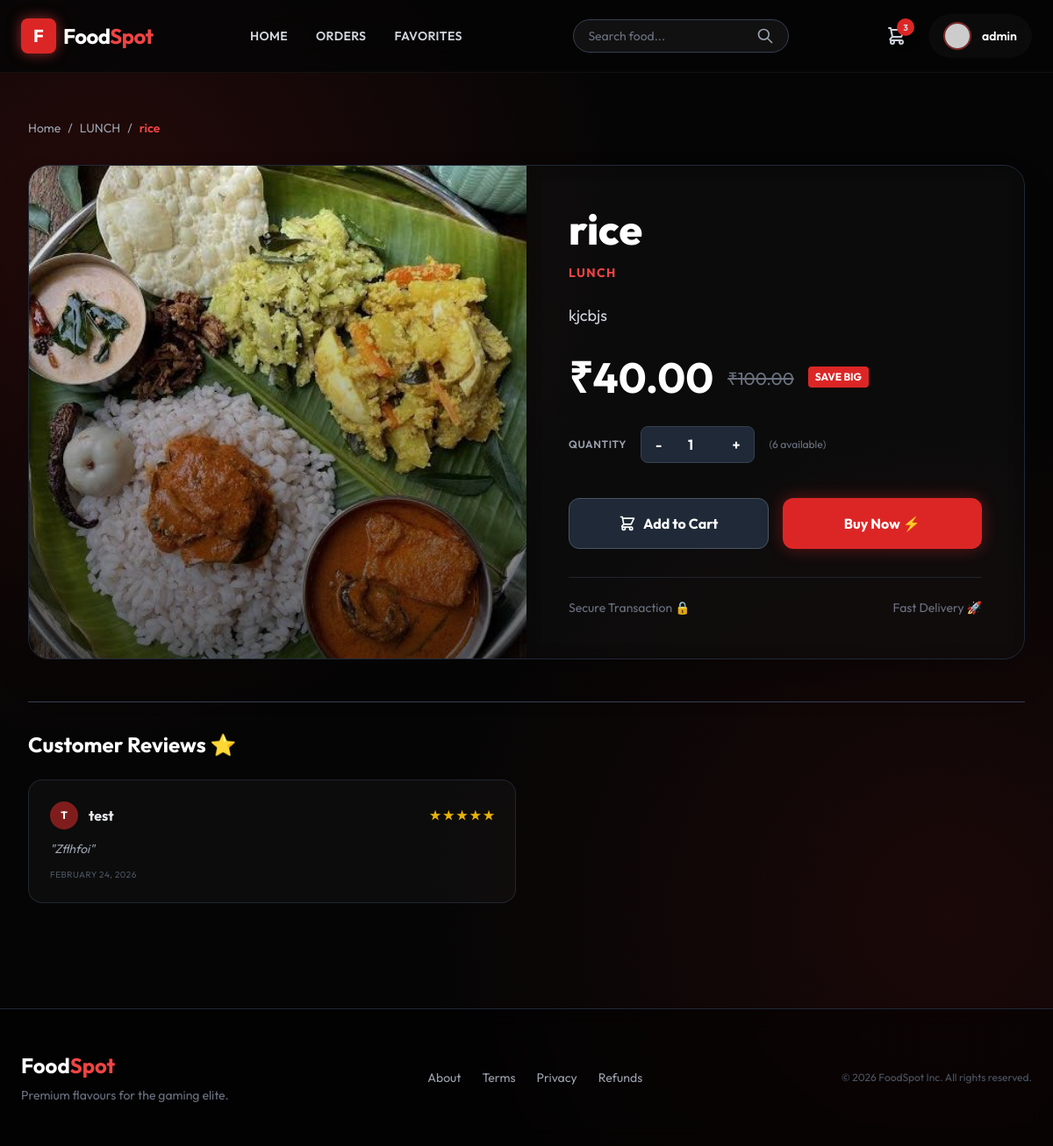
The app's page /product/2/ (signed in) with its own data.
### menu/models.py (models this page shows, shortened)
class Product(models.Model):
    category = models.ForeignKey(Category, on_delete=models.CASCADE)
    name = models.CharField(max_length=150, null=False, blank=False)
    product_image = models.ImageField(upload_to='images', null=True, blank=True)
    quantity = models.IntegerField(null=False, blank=False, default=0)
    original_price = models.DecimalField(max_digits=10, decimal_places=2, null=False)
    selling_price = models.DecimalField(max_digits=10, decimal_places=2, null=False)
    description = models.TextField(max_length=300, null=False)
    is_veg = models.BooleanField(default=False)

class Category(models.Model):
    name = models.CharField(max_length=200, null=False, blank=False)
    description = models.TextField(max_length=200, null=False, blank=False)
    image = models.ImageField(upload_to='images', null=True)
    status = models.BooleanField(default=False)

class Review(models.Model):
    user = models.ForeignKey(User, on_delete=models.CASCADE)
    product = models.ForeignKey(Product, on_delete=models.CASCADE)
    order = models.ForeignKey(Order, on_delete=models.CASCADE, null=True, blank=True)
    rating = models.IntegerField(default=5)
    comment = models.TextField(max_length=500)
    date = models.DateTimeField(auto_now_add=True)

### menu/views.py (the view)
# urls.py: path("product/<int:pk>/", ProductDetailView.as_view(), name="product_detail"),
@method_decorator(never_cache, name="dispatch")
class ProductDetailView(View):
    def get(self, request, pk):
        product = Product.objects.get(id=pk)
        top_reviews = Review.objects.filter(product=product).select_related('user').order_by('-rating', '-date')[:5]
        similar_products = Product.objects.filter(
            category=product.category,
            quantity__gt=0
        ).exclude(id=product.id)[:8]
        return render(request, "menu/p_detail.html", {
            "data": product,
            "top_reviews": top_reviews,
            "similar_products": similar_products,
        })

### menu/templates/menu/p_detail.html (shortened to what this page needs)
{% extends "menu/base.html" %}
{% block content %}
<div class="max-w-6xl mx-auto py-10">
    <div class="mb-8 flex items-center space-x-2 text-sm text-gray-400">
        <a href="{% url 'home' %}" class="hover:text-white transition">Home</a>
        <span>/</span>
        <a href="{% url 'category_detail' data.category.id %}" class="hover:text-white transition">
            {{ data.category.name }}</a>
        <span>/</span>
        <span class="text-red-500 font-semibold">{{ data.name }}</span>
    </div>
    <div class="glass rounded-3xl overflow-hidden shadow-2xl border border-gray-800">
        <div class="grid grid-cols-1 md:grid-cols-2">
            <div class="relative h-[400px] md:h-auto bg-gray-900 group overflow-hidden">
                {% if data.product_image %}
                <img src="{{ data.product_image.url }}"
                    class="absolute inset-0 w-full h-full object-cover transform group-hover:scale-110 transition duration-1000">
                {% endif %}
                <div class="absolute inset-0 bg-gradient-to-t from-black/60 to-transparent"></div>
            </div>
            <div class="p-8 md:p-12 flex flex-col justify-center bg-black/40 backdrop-blur-md">
                <h1 class="text-4xl md:text-5xl font-extrabold text-white mb-4 leading-tight">{{ data.name }}</h1>
                <p class="text-red-500 text-sm font-bold uppercase tracking-widest mb-6">{{ data.category.name }}</p>
                <div class="mb-8">
                    <p class="text-gray-300 text-lg leading-relaxed">{{ data.description }}</p>
                </div>
                <div class="flex items-end gap-4 mb-8">
                    <div class="text-5xl font-bold text-white">₹{{ data.selling_price }}</div>
                    {% if data.selling_price < data.original_price %} <div
                        class="text-xl text-gray-500 line-through mb-2">₹{{ data.original_price }}
                </div>
                <span class="bg-red-600 text-white text-xs font-bold px-2 py-1 rounded mb-3">SAVE BIG</span>
                {% endif %}
            </div>
            <div class="space-y-6">
                <div class="flex items-center space-x-4">
                    <label class="text-gray-400 font-semibold uppercase text-xs tracking-wider">Quantity</label>
                    <div class="flex items-center bg-gray-800 rounded-lg border border-gray-700">
                        <button onclick="updateQty(-1)"
                            class="px-4 py-2 hover:bg-gray-700 text-white font-bold transition">-</button>
                        <input type="number" id="qty-input" value="1" min="1" max="{{ data.quantity }}" readonly
                            class="w-12 bg-transparent text-center text-white font-bold border-none focus:ring-0 appearance-none">
                        <button onclick="updateQty(1)"
                            class="px-4 py-2 hover:bg-gray-700 text-white font-bold transition">+</button>
                    </div>
                    <span class="text-gray-500 text-xs">({{ data.quantity }} available)</span>
                </div>
                {% if data.quantity > 0 %}
                <div class="grid grid-cols-2 gap-4 pt-4">
                    <a href="#" onclick="addToCart(event)"
                        class="flex items-center justify-center gap-2 bg-gray-800 hover:bg-gray-700 text-white font-bold py-4 rounded-xl border border-gray-600 hover:border-white transition group focus:scale-95">
                        Add to Cart
                    </a>
                    <a href="#" onclick="buyNow(event)"
                        class="flex items-center justify-center gap-2 bg-red-600 hover:bg-red-700 text-white font-bold py-4 rounded-xl shadow-[0_0_20px_rgba(220,38,38,0.4)] hover:shadow-[0_0_30px_rgba(220,38,38,0.6)] transition focus:scale-95">
                        Buy Now ⚡
                    </a>
                </div>
                {% else %}
                <div
                    class="w-full bg-gray-800 text-gray-400 font-bold py-4 rounded-xl text-center border border-gray-700 cursor-not-allowed">
                    Out of Stock ❌
                </div>
                {% endif %}
            </div>
            <div class="mt-8 pt-6 border-t border-gray-700/50 flex items-center justify-between text-sm text-gray-500">
                <span>Secure Transaction 🔒</span>
                <span>Fast Delivery 🚀</span>
            </div>
        </div>
    </div>
</div>
<div class="mt-12 border-t border-gray-700 pt-8">
    <h3 class="text-2xl font-bold text-white mb-6">Customer Reviews ⭐</h3>
    {% if data.review_set.all %}
    <div class="grid grid-cols-1 md:grid-cols-2 gap-6">
        {% for review in data.review_set.all|dictsortreversed:"date"|slice:":5" %}
        <div class="glass p-6 rounded-2xl border border-gray-700/50">
            <div class="flex justify-between items-center mb-3">
                <div class="flex items-center gap-3">
                    <div class="w-8 h-8 rounded-full bg-red-900 flex items-center justify-center text-xs font-bold">
                        {{review.user.username|slice:":1"|upper }}</div>
                    <span class="font-bold text-gray-200">{{ review.user.username }}</span>
                </div>
                <span class="text-yellow-500 font-bold text-sm">
                    {% for i in "12345" %}
                    {% if forloop.counter <= review.rating %} ★ {% else %} ☆ {% endif %} {% endfor %} </span>
            </div>
            <p class="text-gray-400 italic text-sm">"{{ review.comment }}"</p>
            <p class="text-gray-600 text-[10px] mt-3 uppercase tracking-wider">{{ review.date|date:"F d, Y" }}</p>
        </div>
        {% endfor %}
    </div>
    {% else %}
    <p class="text-gray-500 italic">No reviews yet for this product.</p>
    {% endif %}
</div>
</div>
{% endblock %}

### menu/templates/menu/base.html (shortened to what this page needs)
{% load static %}
<!DOCTYPE html>
<html lang="en">
<head>
    <script src="https://cdn.tailwindcss.com"></script>
</head>
<body class="flex flex-col min-h-screen">
    <nav class="glass-nav fixed w-full z-50 transition-all duration-300">
        <div class="max-w-7xl mx-auto px-6 py-4 flex justify-between items-center">
            <a href="{% url 'home' %}" class="flex items-center gap-2 group">
                <div
                    class="w-10 h-10 bg-red-600 rounded-lg flex items-center justify-center transform group-hover:rotate-12 transition duration-300 shadow-[0_0_15px_rgba(239,68,68,0.6)]">
                    <span class="text-white font-bold text-xl">F</span>
                </div>
                <span class="text-2xl font-bold tracking-tight group-hover:text-red-500 transition">Food<span
                        class="text-red-500">Spot</span></span>
            </a>
            {% if user.is_authenticated %}
            <div class="hidden md:flex items-center space-x-8 text-sm font-semibold uppercase tracking-wide">
                <a href="{% url 'home' %}" class="relative group text-gray-300 hover:text-white transition">
                    Home
                </a>
                <a href="{% url 'my_orders' %}" class="relative group text-gray-300 hover:text-white transition">
                    Orders
                </a>
                <a href="{% url 'favorites' %}" class="relative group text-gray-300 hover:text-white transition">
                    Favorites
                </a>
            </div>
            {% endif %}
            {% block search_bar %}
            <form action="{% url 'search' %}" method="GET"
                class="hidden md:flex items-center bg-white/5 border border-gray-700 rounded-full px-4 py-2 ml-4 focus-within:border-red-500/50 focus-within:bg-white/10 transition">
                <input type="text" name="q" placeholder="Search food..."
                    class="bg-transparent border-none text-sm text-white placeholder-gray-500 focus:outline-none w-48">
                <button type="submit" class="text-gray-400 hover:text-white transition">
                    <svg xmlns="http://www.w3.org/2000/svg" class="h-5 w-5" fill="none" viewBox="0 0 24 24"
                        stroke="currentColor">
                        <path stroke-linecap="round" stroke-linejoin="round" stroke-width="2"
                            d="M21 21l-6-6m2-5a7 7 0 11-14 0 7 7 0 0114 0z" />
                    </svg>
                </button>
            </form>
            {% endblock %}
            <div class="flex items-center space-x-6">
                {% if user.is_authenticated %}
                <a href="{% url 'cart' %}" class="relative group text-gray-300 hover:text-white transition">
                    {% if user.cart_set.count > 0 %}
                    <span
                        class="absolute -top-2 -right-2 bg-red-600 text-[10px] w-5 h-5 flex items-center justify-center rounded-full font-bold shadow-lg animate-bounce">
                        {{ user.cart_set.count }}
                    </span>
                    {% endif %}
                </a>
                {% endif %}
                {% if user.is_authenticated %}
                <a href="{% url 'profile' %}"
                    class="flex items-center gap-3 glass px-4 py-2 rounded-full hover:bg-white/10 transition border-transparent hover:border-red-500/30 group">
                    <div
                        class="w-8 h-8 rounded-full overflow-hidden border-2 border-red-500/50 group-hover:border-red-500 transition">
                        {% if user.profile.profile_pic %}
                        <img src="{{ user.profile.profile_pic.url }}" class="w-full h-full object-cover">
                        {% else %}
                        <img src="https://ui-avatars.com/api/?name={{ user.username }}&background=1f2937&color=fff"
                            class="w-full h-full object-cover">
                        {% endif %}
                    </div>
                    <span class="hidden md:block font-semibold text-sm">{{ user.username }}</span>
                </a>
                {% else %}
                <a href="{% url 'login' %}"
                    class="bg-red-600 hover:bg-red-700 text-white text-sm font-bold px-6 py-2.5 rounded-full shadow-[0_4px_14px_0_rgba(220,38,38,0.39)] hover:shadow-[0_6px_20px_rgba(220,38,38,0.23)] hover:-translate-y-0.5 transition ease-in-out">
                    Login
                </a>
                {% endif %}
            </div>
        </div>
    </nav>
    <main class="flex-grow pt-24 px-4 sm:px-6 lg:px-8 max-w-7xl mx-auto w-full fade-in">
        {% block content %}
        {% endblock %}
    </main>
    <footer class="mt-20 border-t border-gray-800 bg-black/50 backdrop-blur-md">
        <div class="max-w-7xl mx-auto py-12 px-6">
            <div class="flex flex-col md:flex-row justify-between items-center gap-6">
                <div class="text-center md:text-left">
                    <h3 class="text-2xl font-bold text-white mb-2">Food<span class="text-red-500">Spot</span></h3>
                    <p class="text-gray-500 text-sm">Premium flavours for the gaming elite.</p>
                </div>
                <div class="flex space-x-6 text-sm text-gray-400">
                    <a href="{% url 'about_us' %}" class="hover:text-red-500 transition">About</a>
                    <a href="{% url 'terms' %}" class="hover:text-red-500 transition">Terms</a>
                    <a href="{% url 'privacy' %}" class="hover:text-red-500 transition">Privacy</a>
                    <a href="{% url 'refund' %}" class="hover:text-red-500 transition">Refunds</a>
                </div>
                <p class="text-gray-600 text-xs">© 2026 FoodSpot Inc. All rights reserved.</p>
            </div>
        </div>
    </footer>
</body>
</html>

### menu/templates/menu/base.html (style rules this page uses)
body { font-family: 'Outfit', sans-serif; background-color: #050505; background-image: radial-gradient(circle at 10% 20%, rgba(220, 38, 38, 0.15) 0%, transparent 40%), radial-gradient(circle at 90% 80%, rgba(220, 38, 38, 0.1) 0%, transparent 40%); color: #fff; overflow-x: hidden; }
.glass { background: rgba(255, 255, 255, 0.03); backdrop-filter: blur(16px); -webkit-backdrop-filter: blur(16px); border: 1px solid rgba(255, 255, 255, 0.08); }
.glass-nav { background: rgba(5, 5, 5, 0.85); backdrop-filter: blur(20px); border-bottom: 1px solid rgba(255, 255, 255, 0.05); }
.fade-in { animation: fadeIn 0.6s ease-out forwards; opacity: 0; transform: translateY(10px); }

### records on screen
Product: category.name "LUNCH", name "rice", product_image (picture), description "kjcbjs", selling_price "40.00", original_price "100.00", quantity "6"
Review: user.username "T", user.username "test", rating 5 (drawn), comment "Zflhfoi", date "FEBRUARY 24, 2026"

### other values on screen
{{ user.cart_set.count }} "3"
{{ user.username }} "admin"
